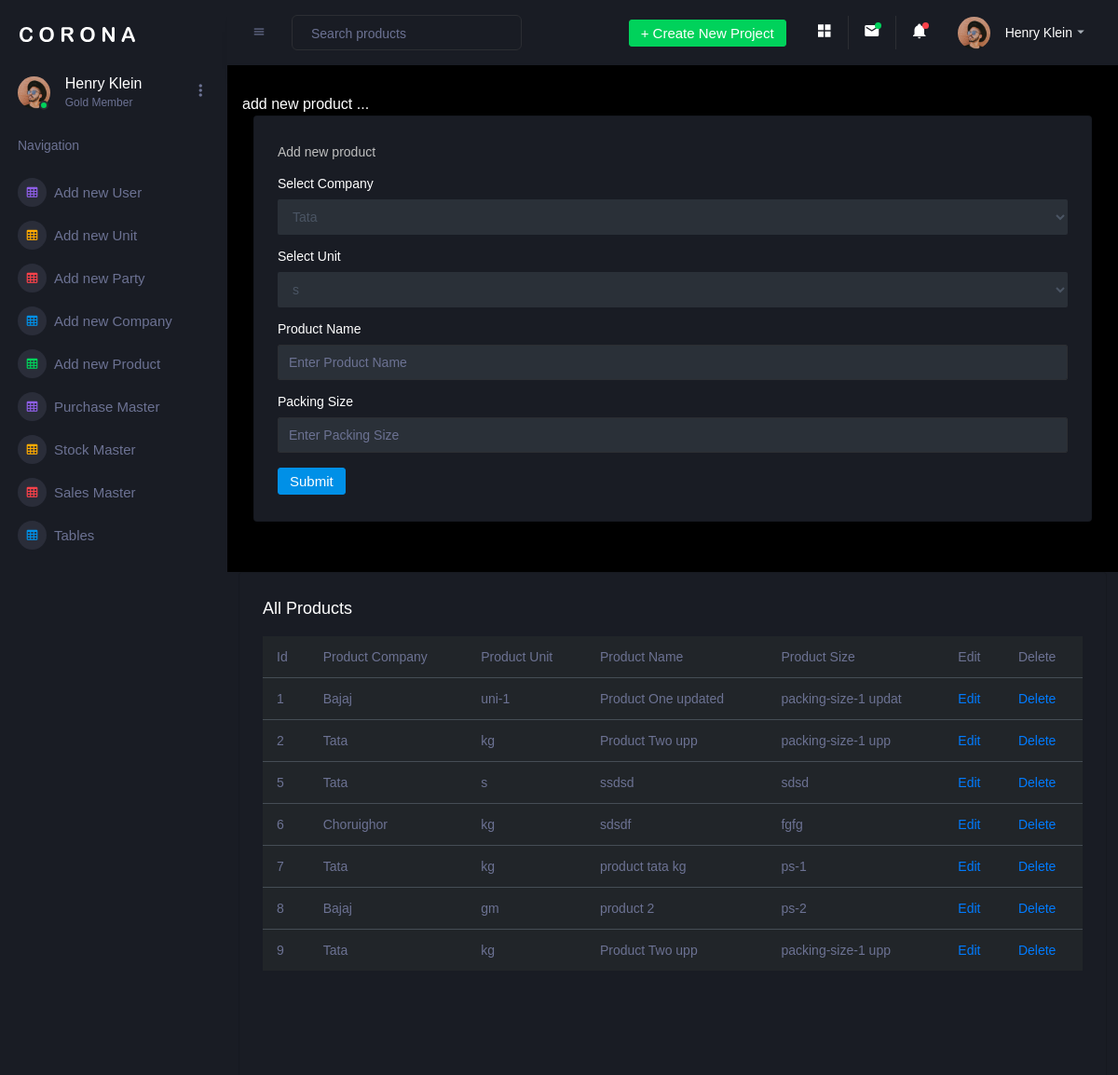
/admin/add_products.php, run on the app's committed database.
### tables this page shows
CREATE TABLE `products` (
  `id` int(5) NOT NULL,
  `company_name` varchar(100) NOT NULL,
  `product_name` varchar(100) NOT NULL,
  `unit` varchar(50) NOT NULL,
  `packing_size` varchar(20) NOT NULL
);

### admin/add_products.php (the view, shortened to what this page needs)
<?php
include "header.php";
include "../user/connection.php";
?>
<div class="main-panel">
    <div class="content-wrapper">
        <div class="row">
            add new product ...
            <div class="col-12 grid-margin stretch-card">
                <div class="card">
                    <div class="card-body">
                        <p class="card-description"> Add new product </p>
                        <form class="forms-sample" action="" method="post" name="form1">
                            <div class="form-group">
                              <label> Select Company </label>
                                <select class="form-control" name="company_name">
                                    <?php
                                       $res = mysqli_query($link,"select * from company_name");
                                       while($row=mysqli_fetch_assoc($res)){ ?>
                                           <option> <?php echo $row['company_name'] ;?> </option>
                                        <?php    }  ?>
                                </select>
                            </div>
                            <div class="form-group">
                                <label> Select Unit </label>
                                <select class="form-control" name="unit">
                                    <?php
                                    $res = mysqli_query($link,"select * from unit");
                                    while($row=mysqli_fetch_assoc($res)){ ?>
                                        <option> <?php echo $row['unit'] ;?> </option>
                                    <?php    }  ?>
                                </select>
                            </div>
                            <div class="form-group">
                                <label> Product Name</label>
                                <input type="text" class="form-control" name="product_name" placeholder="Enter Product Name">
                            </div>
                            <div class="form-group">
                                <label> Packing Size </label>
                                <input type="text" class="form-control" name="packing_size" placeholder="Enter Packing Size">
                            </div>
                            <button type="submit" class="btn btn-primary mr-2" name="submit1">Submit</button>
                        </form>
                    </div>
                </div>
            </div>
        </div>
    </div>
    <div class="col-lg-12 grid-margin stretch-card">
        <div class="card">
            <div class="card-body">
                <h4 class="card-title">All Products </h4>
                <div class="table-responsive">
                    <table class="table table-dark">
                        <thead>
                        <tr>
                            <th> Id </th>
                            <th> Product Company </th>
                            <th> Product Unit </th>
                            <th> Product Name </th>
                            <th> Product Size </th>
                            <th> Edit </th>
                            <th> Delete </th>
                        </tr>
                        </thead>
                        <tbody>
                        <?php
                        $res=mysqli_query($link,"select * from products");
                        while($row=mysqli_fetch_assoc($res)){ ?>
                            <tr>
                                <td> <?= $row['id'];?> </td>
                                <td> <?= $row['company_name'];?> </td>
                                <td> <?= $row['unit'];?> </td>
                                <td> <?= $row['product_name'];?> </td>
                                <td> <?= $row['packing_size'];?> </td>
                                <td> <a href="edit_product.php?id=<?php echo $row['id'];?>"> Edit </a></td>
                                <td> <a href="delete_product.php?id=<?php echo $row['id'];?>"> Delete </a></td>
                            </tr>
                        <?php }  ?>
                        </tbody>
                    </table>
                </div>
            </div>
        </div>
    </div>
</div>

### data on the page
products: id "1", company_name "Bajaj", unit "uni-1", product_name "Product One updated", packing_size "packing-size-1 updat"
products: id "2", company_name "Tata", unit "kg", product_name "Product Two upp", packing_size "packing-size-1 upp"
products: id "5", company_name "Tata", unit "s", product_name "ssdsd", packing_size "sdsd"
products: id "6", company_name "Choruighor", unit "kg", product_name "sdsdf", packing_size "fgfg"
products: id "7", company_name "Tata", unit "kg", product_name "product tata kg", packing_size "ps-1"
products: id "8", company_name "Bajaj", unit "gm", product_name "product 2", packing_size "ps-2"
products: id "9", company_name "Tata", unit "kg", product_name "Product Two upp", packing_size "packing-size-1 upp"

### other printed values
form field company_name "Tata"
form field unit "s"
